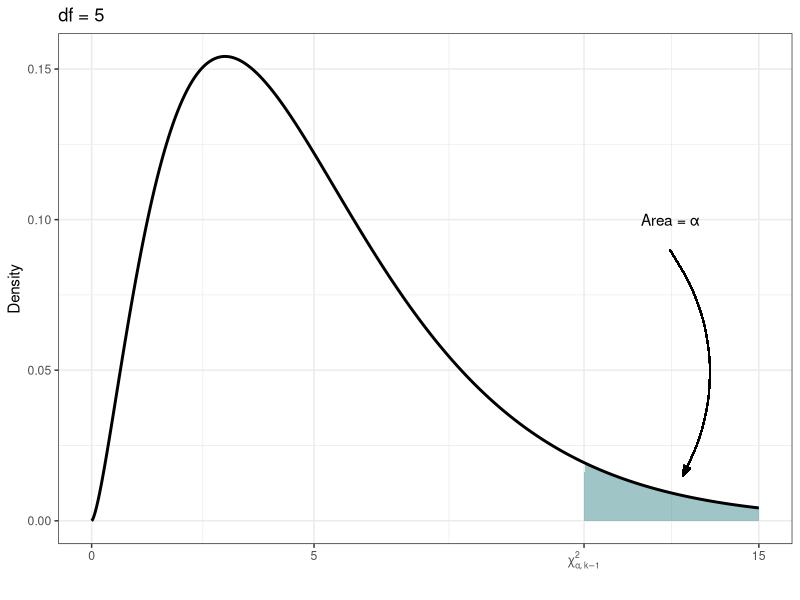
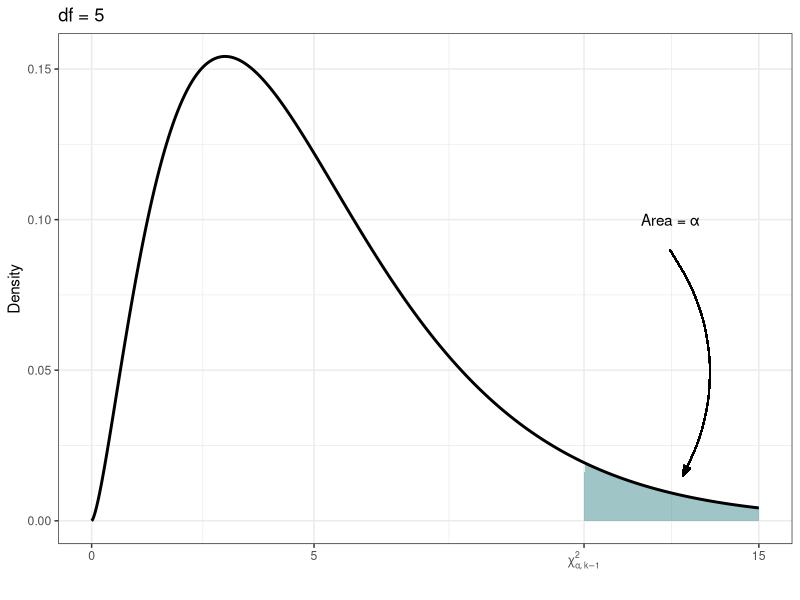

Reproduce these figures in R, in order.
require(ggplot2)

setwd(dirname(sys.frame(1)$ofile))

# Chi-square with critical value
x <- seq(0, 15, length=1000)
y <- dchisq(x, df=5)
cs <- data.frame(x=x, y=y)

cs.crit <- round(qchisq(.95, 5),2)

g.cs <- ggplot(cs, aes(x=x, y=y))
g.cs <- g.cs + geom_area(aes(ymax=y), data=cs[cs$x> cs.crit,], fill='cadetblue', alpha=.6)
g.cs <- g.cs + geom_segment(aes(x=cs.crit, y=0, xend=cs.crit, yend=dnorm(cs.crit,5)), color="cadetblue")
g.cs <- g.cs + geom_line(size=1)
g.cs <- g.cs + scale_x_continuous(breaks=c(0, 5, cs.crit, 15), 
                                  labels=expression(0, 5, chi[list(alpha, k-1)]^2, 15))
g.cs <- g.cs + annotate("text", x=13, y=.1, label="Area = α")
g.cs <- g.cs + geom_curve(aes(x=13, y=.09, xend=13.3, yend=.015), curvature = -.3,
                          arrow=arrow(angle=20, length=unit(.1,"in"), type="closed"))
g.cs <- g.cs + theme_bw() +xlab("") + ylab("Density") + ggtitle("df = 5")
g.cs

ggsave('ch11_chi_square_crit.png', width=4.5, height=3, units = "in")
